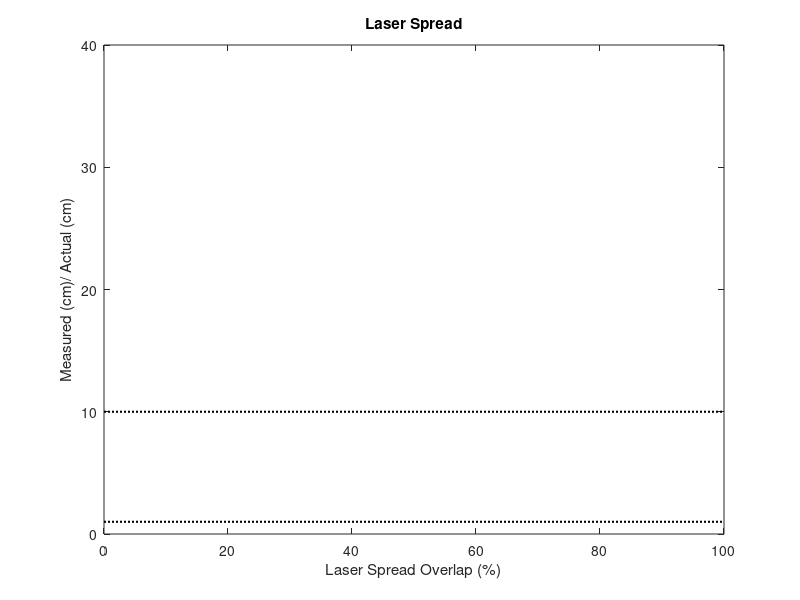

Source code (MATLAB):
clc
clear all
close all

g_y=[1, 10]; % user defined grid Y [start:spaces:end]
g_x= 0:2:100; % user defined grid X [start:spaces:end]
for i=1:length(g_y)
   plot([g_x(1) g_x(end)],[g_y(i) g_y(i)],'black:',...
       'LineWidth', 1.5) %x grid lines
   hold on    
end
ylim([0,40])

xlabel('Laser Spread Overlap (%)')
ylabel('Measured (cm)/ Actual (cm)')

title('Laser Spread')